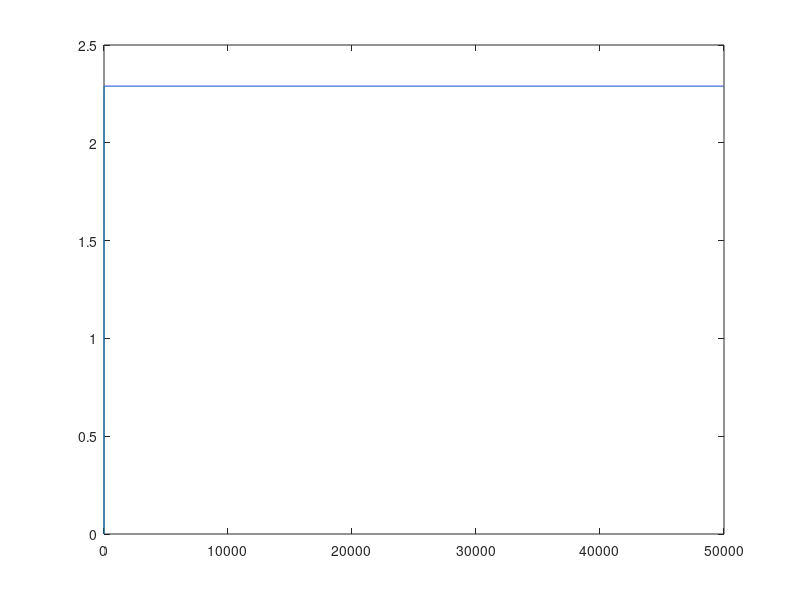
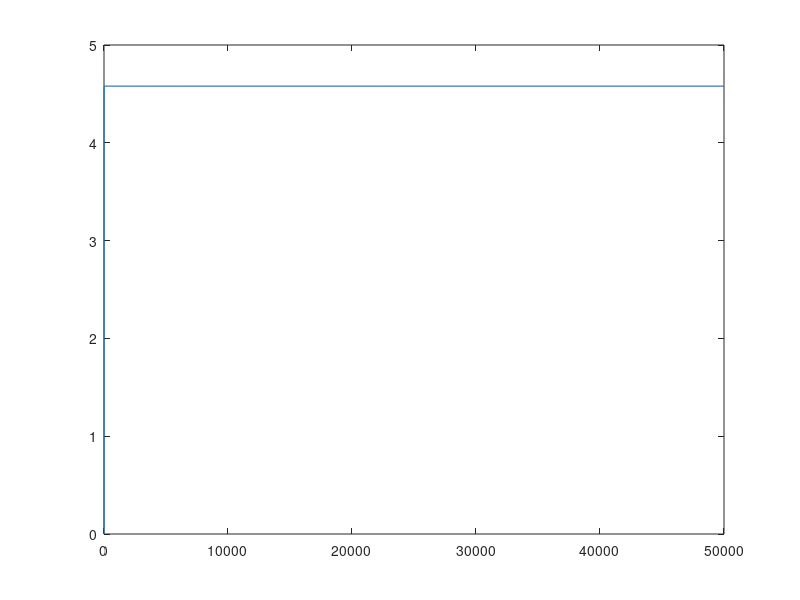

Source code (MATLAB) for these figures, in order:
clear; close all; clc

% syms an bn gn a b c del
% andrew soln
% f1 = an == a + (c*an*del)/(c+bn*del);
% f2 = bn == b + (c*bn*del)/(c+bn*del);
% f3 = gn == del*gn + (1/2)*(an^2*del^2)/(c+bn*del);
% 
% solns = solve([f1 f2 f3],[an bn gn]);
% 
% f4 = an == a+(c*del^2*an*bn)/((c+del*bn)^2) + (del*an*c)/((c+del*bn)) - 0.5*(del*an*c)/((c+del*bn)^2);
% f5 = bn == b+(c*del^2*bn^2)/((c+del*bn)^2) + (del*bn*c^2)/((c+del*bn)^2);
% f6 = gn == del*gn - 0.5*((c+1)*del^2*an^2)/((c+del*bn)^2) + (del^2*an^2)/(c+del*bn);
% 
% solns2 = solve([f4 f5 f6],[an bn gn]);

pa = 1;
pb = 2;
pc = 3;
pd = 4;
T = 50000;
alph = zeros(1,T);
bet = alph;
gam = alph;

for tt=2:T
    alph(tt) = pa + (pc*pd*alph(tt-1))/(pc+bet(tt-1)*pd);
    bet(tt)  = pb + (pc*pd*bet(tt-1))/(pc+bet(tt-1)*pd);
    gam(tt)  = pd*gam(tt-1) + 0.5*(alph(tt-1)^2*pd^2)/(pc+bet(tt-1)*pd);
%     alph(tt) = pa+(pc*pd^2*alph(tt-1)*bet(tt-1))/((pc+pd*bet(tt-1))^2) + (pd*alph(tt-1)*pc)/((pc+pd*bet(tt-1))) - 0.5*(pd*alph(tt-1)*pc)/((pc+pd*bet(tt-1))^2);
%     bet(tt)  = pb+(pc*pd^2*bet(tt-1)^2)/((pc+pd*bet(tt-1))^2) + (pd*bet(tt-1)*pc^2)/((pc+pd*bet(tt-1))^2);
%     gam(tt)  = pd*gam(tt-1) - 0.5*((pc+1)*pd^2*alph(tt-1)^2)/((pc+pd*bet(tt-1))^2) + (pd^2*alph(tt-1)^2)/(pc+pd*bet(tt-1));
end

figure
plot(alph)
figure
plot(bet)
figure
plot(gam)
